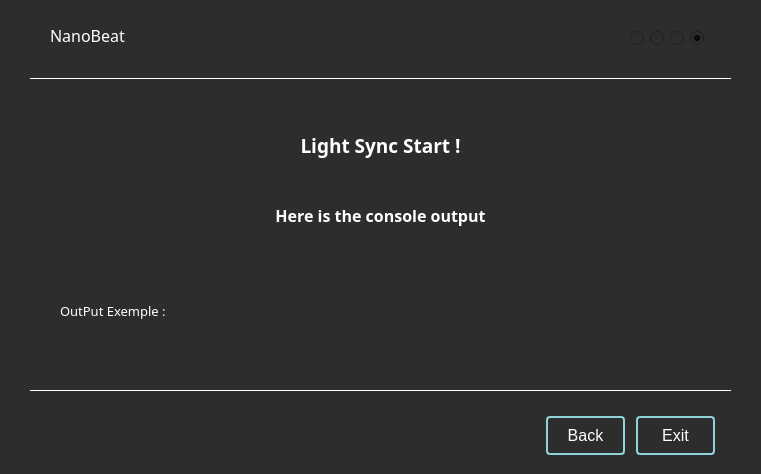
<?xml version="1.0" encoding="UTF-8"?>
<ui version="4.0">
 <class>MainWindow</class>
 <widget class="QMainWindow" name="MainWindow">
  <property name="enabled">
   <bool>true</bool>
  </property>
  <property name="geometry">
   <rect>
    <x>0</x>
    <y>0</y>
    <width>761</width>
    <height>474</height>
   </rect>
  </property>
  <property name="tabletTracking">
   <bool>false</bool>
  </property>
  <property name="windowTitle">
   <string>MainWindow</string>
  </property>
  <property name="styleSheet">
   <string notr="true">background-color:#2d2d2d;</string>
  </property>
  <widget class="QWidget" name="centralwidget">
   <property name="enabled">
    <bool>true</bool>
   </property>
   <property name="maximumSize">
    <size>
     <width>761</width>
     <height>16777215</height>
    </size>
   </property>
   <widget class="Line" name="line">
    <property name="geometry">
     <rect>
      <x>30</x>
      <y>70</y>
      <width>701</width>
      <height>16</height>
     </rect>
    </property>
    <property name="palette">
     <palette>
      <active>
       <colorrole role="WindowText">
        <brush brushstyle="SolidPattern">
         <color alpha="255">
          <red>255</red>
          <green>255</green>
          <blue>255</blue>
         </color>
        </brush>
       </colorrole>
       <colorrole role="Button">
        <brush brushstyle="SolidPattern">
         <color alpha="255">
          <red>45</red>
          <green>45</green>
          <blue>45</blue>
         </color>
        </brush>
       </colorrole>
       <colorrole role="Base">
        <brush brushstyle="SolidPattern">
         <color alpha="255">
          <red>45</red>
          <green>45</green>
          <blue>45</blue>
         </color>
        </brush>
       </colorrole>
       <colorrole role="Window">
        <brush brushstyle="SolidPattern">
         <color alpha="255">
          <red>45</red>
          <green>45</green>
          <blue>45</blue>
         </color>
        </brush>
       </colorrole>
      </active>
      <inactive>
       <colorrole role="WindowText">
        <brush brushstyle="SolidPattern">
         <color alpha="255">
          <red>255</red>
          <green>255</green>
          <blue>255</blue>
         </color>
        </brush>
       </colorrole>
       <colorrole role="Button">
        <brush brushstyle="SolidPattern">
         <color alpha="255">
          <red>45</red>
          <green>45</green>
          <blue>45</blue>
         </color>
        </brush>
       </colorrole>
       <colorrole role="Base">
        <brush brushstyle="SolidPattern">
         <color alpha="255">
          <red>45</red>
          <green>45</green>
          <blue>45</blue>
         </color>
        </brush>
       </colorrole>
       <colorrole role="Window">
        <brush brushstyle="SolidPattern">
         <color alpha="255">
          <red>45</red>
          <green>45</green>
          <blue>45</blue>
         </color>
        </brush>
       </colorrole>
      </inactive>
      <disabled>
       <colorrole role="WindowText">
        <brush brushstyle="SolidPattern">
         <color alpha="255">
          <red>120</red>
          <green>120</green>
          <blue>120</blue>
         </color>
        </brush>
       </colorrole>
       <colorrole role="Button">
        <brush brushstyle="SolidPattern">
         <color alpha="255">
          <red>45</red>
          <green>45</green>
          <blue>45</blue>
         </color>
        </brush>
       </colorrole>
       <colorrole role="Base">
        <brush brushstyle="SolidPattern">
         <color alpha="255">
          <red>45</red>
          <green>45</green>
          <blue>45</blue>
         </color>
        </brush>
       </colorrole>
       <colorrole role="Window">
        <brush brushstyle="SolidPattern">
         <color alpha="255">
          <red>45</red>
          <green>45</green>
          <blue>45</blue>
         </color>
        </brush>
       </colorrole>
      </disabled>
     </palette>
    </property>
    <property name="font">
     <font>
      <kerning>true</kerning>
     </font>
    </property>
    <property name="styleSheet">
     <string notr="true"/>
    </property>
    <property name="frameShadow">
     <enum>QFrame::Plain</enum>
    </property>
    <property name="lineWidth">
     <number>1</number>
    </property>
    <property name="orientation">
     <enum>Qt::Horizontal</enum>
    </property>
   </widget>
   <widget class="Line" name="line_2">
    <property name="geometry">
     <rect>
      <x>30</x>
      <y>380</y>
      <width>701</width>
      <height>20</height>
     </rect>
    </property>
    <property name="palette">
     <palette>
      <active>
       <colorrole role="WindowText">
        <brush brushstyle="SolidPattern">
         <color alpha="255">
          <red>255</red>
          <green>255</green>
          <blue>255</blue>
         </color>
        </brush>
       </colorrole>
       <colorrole role="Button">
        <brush brushstyle="SolidPattern">
         <color alpha="255">
          <red>45</red>
          <green>45</green>
          <blue>45</blue>
         </color>
        </brush>
       </colorrole>
       <colorrole role="Base">
        <brush brushstyle="SolidPattern">
         <color alpha="255">
          <red>45</red>
          <green>45</green>
          <blue>45</blue>
         </color>
        </brush>
       </colorrole>
       <colorrole role="Window">
        <brush brushstyle="SolidPattern">
         <color alpha="255">
          <red>45</red>
          <green>45</green>
          <blue>45</blue>
         </color>
        </brush>
       </colorrole>
      </active>
      <inactive>
       <colorrole role="WindowText">
        <brush brushstyle="SolidPattern">
         <color alpha="255">
          <red>255</red>
          <green>255</green>
          <blue>255</blue>
         </color>
        </brush>
       </colorrole>
       <colorrole role="Button">
        <brush brushstyle="SolidPattern">
         <color alpha="255">
          <red>45</red>
          <green>45</green>
          <blue>45</blue>
         </color>
        </brush>
       </colorrole>
       <colorrole role="Base">
        <brush brushstyle="SolidPattern">
         <color alpha="255">
          <red>45</red>
          <green>45</green>
          <blue>45</blue>
         </color>
        </brush>
       </colorrole>
       <colorrole role="Window">
        <brush brushstyle="SolidPattern">
         <color alpha="255">
          <red>45</red>
          <green>45</green>
          <blue>45</blue>
         </color>
        </brush>
       </colorrole>
      </inactive>
      <disabled>
       <colorrole role="WindowText">
        <brush brushstyle="SolidPattern">
         <color alpha="255">
          <red>120</red>
          <green>120</green>
          <blue>120</blue>
         </color>
        </brush>
       </colorrole>
       <colorrole role="Button">
        <brush brushstyle="SolidPattern">
         <color alpha="255">
          <red>45</red>
          <green>45</green>
          <blue>45</blue>
         </color>
        </brush>
       </colorrole>
       <colorrole role="Base">
        <brush brushstyle="SolidPattern">
         <color alpha="255">
          <red>45</red>
          <green>45</green>
          <blue>45</blue>
         </color>
        </brush>
       </colorrole>
       <colorrole role="Window">
        <brush brushstyle="SolidPattern">
         <color alpha="255">
          <red>45</red>
          <green>45</green>
          <blue>45</blue>
         </color>
        </brush>
       </colorrole>
      </disabled>
     </palette>
    </property>
    <property name="font">
     <font>
      <kerning>true</kerning>
     </font>
    </property>
    <property name="styleSheet">
     <string notr="true"/>
    </property>
    <property name="frameShadow">
     <enum>QFrame::Plain</enum>
    </property>
    <property name="lineWidth">
     <number>1</number>
    </property>
    <property name="orientation">
     <enum>Qt::Horizontal</enum>
    </property>
   </widget>
   <widget class="QLabel" name="label">
    <property name="geometry">
     <rect>
      <x>50</x>
      <y>20</y>
      <width>101</width>
      <height>31</height>
     </rect>
    </property>
    <property name="palette">
     <palette>
      <active>
       <colorrole role="WindowText">
        <brush brushstyle="SolidPattern">
         <color alpha="255">
          <red>255</red>
          <green>255</green>
          <blue>255</blue>
         </color>
        </brush>
       </colorrole>
       <colorrole role="Button">
        <brush brushstyle="SolidPattern">
         <color alpha="255">
          <red>45</red>
          <green>45</green>
          <blue>45</blue>
         </color>
        </brush>
       </colorrole>
       <colorrole role="Base">
        <brush brushstyle="SolidPattern">
         <color alpha="255">
          <red>45</red>
          <green>45</green>
          <blue>45</blue>
         </color>
        </brush>
       </colorrole>
       <colorrole role="Window">
        <brush brushstyle="SolidPattern">
         <color alpha="255">
          <red>45</red>
          <green>45</green>
          <blue>45</blue>
         </color>
        </brush>
       </colorrole>
      </active>
      <inactive>
       <colorrole role="WindowText">
        <brush brushstyle="SolidPattern">
         <color alpha="255">
          <red>255</red>
          <green>255</green>
          <blue>255</blue>
         </color>
        </brush>
       </colorrole>
       <colorrole role="Button">
        <brush brushstyle="SolidPattern">
         <color alpha="255">
          <red>45</red>
          <green>45</green>
          <blue>45</blue>
         </color>
        </brush>
       </colorrole>
       <colorrole role="Base">
        <brush brushstyle="SolidPattern">
         <color alpha="255">
          <red>45</red>
          <green>45</green>
          <blue>45</blue>
         </color>
        </brush>
       </colorrole>
       <colorrole role="Window">
        <brush brushstyle="SolidPattern">
         <color alpha="255">
          <red>45</red>
          <green>45</green>
          <blue>45</blue>
         </color>
        </brush>
       </colorrole>
      </inactive>
      <disabled>
       <colorrole role="WindowText">
        <brush brushstyle="SolidPattern">
         <color alpha="255">
          <red>120</red>
          <green>120</green>
          <blue>120</blue>
         </color>
        </brush>
       </colorrole>
       <colorrole role="Button">
        <brush brushstyle="SolidPattern">
         <color alpha="255">
          <red>45</red>
          <green>45</green>
          <blue>45</blue>
         </color>
        </brush>
       </colorrole>
       <colorrole role="Base">
        <brush brushstyle="SolidPattern">
         <color alpha="255">
          <red>45</red>
          <green>45</green>
          <blue>45</blue>
         </color>
        </brush>
       </colorrole>
       <colorrole role="Window">
        <brush brushstyle="SolidPattern">
         <color alpha="255">
          <red>45</red>
          <green>45</green>
          <blue>45</blue>
         </color>
        </brush>
       </colorrole>
      </disabled>
     </palette>
    </property>
    <property name="font">
     <font>
      <family>Montserrat Medium</family>
      <pointsize>12</pointsize>
     </font>
    </property>
    <property name="text">
     <string>NanoBeat</string>
    </property>
   </widget>
   <widget class="QRadioButton" name="radioButton">
    <property name="geometry">
     <rect>
      <x>630</x>
      <y>30</y>
      <width>16</width>
      <height>17</height>
     </rect>
    </property>
    <property name="palette">
     <palette>
      <active>
       <colorrole role="WindowText">
        <brush brushstyle="SolidPattern">
         <color alpha="255">
          <red>0</red>
          <green>0</green>
          <blue>0</blue>
         </color>
        </brush>
       </colorrole>
       <colorrole role="Button">
        <brush brushstyle="SolidPattern">
         <color alpha="255">
          <red>45</red>
          <green>45</green>
          <blue>45</blue>
         </color>
        </brush>
       </colorrole>
       <colorrole role="Light">
        <brush brushstyle="SolidPattern">
         <color alpha="255">
          <red>127</red>
          <green>255</green>
          <blue>191</blue>
         </color>
        </brush>
       </colorrole>
       <colorrole role="Midlight">
        <brush brushstyle="SolidPattern">
         <color alpha="255">
          <red>63</red>
          <green>255</green>
          <blue>159</blue>
         </color>
        </brush>
       </colorrole>
       <colorrole role="Dark">
        <brush brushstyle="SolidPattern">
         <color alpha="255">
          <red>0</red>
          <green>127</green>
          <blue>63</blue>
         </color>
        </brush>
       </colorrole>
       <colorrole role="Mid">
        <brush brushstyle="SolidPattern">
         <color alpha="255">
          <red>0</red>
          <green>170</green>
          <blue>85</blue>
         </color>
        </brush>
       </colorrole>
       <colorrole role="Text">
        <brush brushstyle="SolidPattern">
         <color alpha="255">
          <red>0</red>
          <green>0</green>
          <blue>0</blue>
         </color>
        </brush>
       </colorrole>
       <colorrole role="BrightText">
        <brush brushstyle="SolidPattern">
         <color alpha="255">
          <red>255</red>
          <green>255</green>
          <blue>255</blue>
         </color>
        </brush>
       </colorrole>
       <colorrole role="ButtonText">
        <brush brushstyle="SolidPattern">
         <color alpha="255">
          <red>0</red>
          <green>0</green>
          <blue>0</blue>
         </color>
        </brush>
       </colorrole>
       <colorrole role="Base">
        <brush brushstyle="SolidPattern">
         <color alpha="255">
          <red>45</red>
          <green>45</green>
          <blue>45</blue>
         </color>
        </brush>
       </colorrole>
       <colorrole role="Window">
        <brush brushstyle="SolidPattern">
         <color alpha="255">
          <red>45</red>
          <green>45</green>
          <blue>45</blue>
         </color>
        </brush>
       </colorrole>
       <colorrole role="Shadow">
        <brush brushstyle="SolidPattern">
         <color alpha="255">
          <red>0</red>
          <green>0</green>
          <blue>0</blue>
         </color>
        </brush>
       </colorrole>
       <colorrole role="AlternateBase">
        <brush brushstyle="SolidPattern">
         <color alpha="255">
          <red>127</red>
          <green>255</green>
          <blue>191</blue>
         </color>
        </brush>
       </colorrole>
       <colorrole role="ToolTipBase">
        <brush brushstyle="SolidPattern">
         <color alpha="255">
          <red>255</red>
          <green>255</green>
          <blue>220</blue>
         </color>
        </brush>
       </colorrole>
       <colorrole role="ToolTipText">
        <brush brushstyle="SolidPattern">
         <color alpha="255">
          <red>0</red>
          <green>0</green>
          <blue>0</blue>
         </color>
        </brush>
       </colorrole>
       <colorrole role="PlaceholderText">
        <brush brushstyle="SolidPattern">
         <color alpha="128">
          <red>0</red>
          <green>0</green>
          <blue>0</blue>
         </color>
        </brush>
       </colorrole>
      </active>
      <inactive>
       <colorrole role="WindowText">
        <brush brushstyle="SolidPattern">
         <color alpha="255">
          <red>0</red>
          <green>0</green>
          <blue>0</blue>
         </color>
        </brush>
       </colorrole>
       <colorrole role="Button">
        <brush brushstyle="SolidPattern">
         <color alpha="255">
          <red>45</red>
          <green>45</green>
          <blue>45</blue>
         </color>
        </brush>
       </colorrole>
       <colorrole role="Light">
        <brush brushstyle="SolidPattern">
         <color alpha="255">
          <red>127</red>
          <green>255</green>
          <blue>191</blue>
         </color>
        </brush>
       </colorrole>
       <colorrole role="Midlight">
        <brush brushstyle="SolidPattern">
         <color alpha="255">
          <red>63</red>
          <green>255</green>
          <blue>159</blue>
         </color>
        </brush>
       </colorrole>
       <colorrole role="Dark">
        <brush brushstyle="SolidPattern">
         <color alpha="255">
          <red>0</red>
          <green>127</green>
          <blue>63</blue>
         </color>
        </brush>
       </colorrole>
       <colorrole role="Mid">
        <brush brushstyle="SolidPattern">
         <color alpha="255">
          <red>0</red>
          <green>170</green>
          <blue>85</blue>
         </color>
        </brush>
       </colorrole>
       <colorrole role="Text">
        <brush brushstyle="SolidPattern">
         <color alpha="255">
          <red>0</red>
          <green>0</green>
          <blue>0</blue>
         </color>
        </brush>
       </colorrole>
       <colorrole role="BrightText">
        <brush brushstyle="SolidPattern">
         <color alpha="255">
          <red>255</red>
          <green>255</green>
          <blue>255</blue>
         </color>
        </brush>
       </colorrole>
       <colorrole role="ButtonText">
        <brush brushstyle="SolidPattern">
         <color alpha="255">
          <red>0</red>
          <green>0</green>
          <blue>0</blue>
         </color>
        </brush>
       </colorrole>
       <colorrole role="Base">
        <brush brushstyle="SolidPattern">
         <color alpha="255">
          <red>45</red>
          <green>45</green>
          <blue>45</blue>
         </color>
        </brush>
       </colorrole>
       <colorrole role="Window">
        <brush brushstyle="SolidPattern">
         <color alpha="255">
          <red>45</red>
          <green>45</green>
          <blue>45</blue>
         </color>
        </brush>
       </colorrole>
       <colorrole role="Shadow">
        <brush brushstyle="SolidPattern">
         <color alpha="255">
          <red>0</red>
          <green>0</green>
          <blue>0</blue>
         </color>
        </brush>
       </colorrole>
       <colorrole role="AlternateBase">
        <brush brushstyle="SolidPattern">
         <color alpha="255">
          <red>127</red>
          <green>255</green>
          <blue>191</blue>
         </color>
        </brush>
       </colorrole>
       <colorrole role="ToolTipBase">
        <brush brushstyle="SolidPattern">
         <color alpha="255">
          <red>255</red>
          <green>255</green>
          <blue>220</blue>
         </color>
        </brush>
       </colorrole>
       <colorrole role="ToolTipText">
        <brush brushstyle="SolidPattern">
         <color alpha="255">
          <red>0</red>
          <green>0</green>
          <blue>0</blue>
         </color>
        </brush>
       </colorrole>
       <colorrole role="PlaceholderText">
        <brush brushstyle="SolidPattern">
         <color alpha="128">
          <red>0</red>
          <green>0</green>
          <blue>0</blue>
         </color>
        </brush>
       </colorrole>
      </inactive>
      <disabled>
       <colorrole role="WindowText">
        <brush brushstyle="SolidPattern">
         <color alpha="255">
          <red>0</red>
          <green>127</green>
          <blue>63</blue>
         </color>
        </brush>
       </colorrole>
       <colorrole role="Button">
        <brush brushstyle="SolidPattern">
         <color alpha="255">
          <red>45</red>
          <green>45</green>
          <blue>45</blue>
         </color>
        </brush>
       </colorrole>
       <colorrole role="Light">
        <brush brushstyle="SolidPattern">
         <color alpha="255">
          <red>127</red>
          <green>255</green>
          <blue>191</blue>
         </color>
        </brush>
       </colorrole>
       <colorrole role="Midlight">
        <brush brushstyle="SolidPattern">
         <color alpha="255">
          <red>63</red>
          <green>255</green>
          <blue>159</blue>
         </color>
        </brush>
       </colorrole>
       <colorrole role="Dark">
        <brush brushstyle="SolidPattern">
         <color alpha="255">
          <red>0</red>
          <green>127</green>
          <blue>63</blue>
         </color>
        </brush>
       </colorrole>
       <colorrole role="Mid">
        <brush brushstyle="SolidPattern">
         <color alpha="255">
          <red>0</red>
          <green>170</green>
          <blue>85</blue>
         </color>
        </brush>
       </colorrole>
       <colorrole role="Text">
        <brush brushstyle="SolidPattern">
         <color alpha="255">
          <red>0</red>
          <green>127</green>
          <blue>63</blue>
         </color>
        </brush>
       </colorrole>
       <colorrole role="BrightText">
        <brush brushstyle="SolidPattern">
         <color alpha="255">
          <red>255</red>
          <green>255</green>
          <blue>255</blue>
         </color>
        </brush>
       </colorrole>
       <colorrole role="ButtonText">
        <brush brushstyle="SolidPattern">
         <color alpha="255">
          <red>0</red>
          <green>127</green>
          <blue>63</blue>
         </color>
        </brush>
       </colorrole>
       <colorrole role="Base">
        <brush brushstyle="SolidPattern">
         <color alpha="255">
          <red>45</red>
          <green>45</green>
          <blue>45</blue>
         </color>
        </brush>
       </colorrole>
       <colorrole role="Window">
        <brush brushstyle="SolidPattern">
         <color alpha="255">
          <red>45</red>
          <green>45</green>
          <blue>45</blue>
         </color>
        </brush>
       </colorrole>
       <colorrole role="Shadow">
        <brush brushstyle="SolidPattern">
         <color alpha="255">
          <red>0</red>
          <green>0</green>
          <blue>0</blue>
         </color>
        </brush>
       </colorrole>
       <colorrole role="AlternateBase">
        <brush brushstyle="SolidPattern">
         <color alpha="255">
          <red>0</red>
          <green>255</green>
          <blue>127</blue>
         </color>
        </brush>
       </colorrole>
       <colorrole role="ToolTipBase">
        <brush brushstyle="SolidPattern">
         <color alpha="255">
          <red>255</red>
          <green>255</green>
          <blue>220</blue>
         </color>
        </brush>
       </colorrole>
       <colorrole role="ToolTipText">
        <brush brushstyle="SolidPattern">
         <color alpha="255">
          <red>0</red>
          <green>0</green>
          <blue>0</blue>
         </color>
        </brush>
       </colorrole>
       <colorrole role="PlaceholderText">
        <brush brushstyle="SolidPattern">
         <color alpha="128">
          <red>0</red>
          <green>0</green>
          <blue>0</blue>
         </color>
        </brush>
       </colorrole>
      </disabled>
     </palette>
    </property>
    <property name="text">
     <string/>
    </property>
    <property name="checkable">
     <bool>false</bool>
    </property>
    <property name="checked">
     <bool>false</bool>
    </property>
   </widget>
   <widget class="QRadioButton" name="radioButton_2">
    <property name="geometry">
     <rect>
      <x>650</x>
      <y>30</y>
      <width>16</width>
      <height>17</height>
     </rect>
    </property>
    <property name="text">
     <string/>
    </property>
    <property name="checkable">
     <bool>false</bool>
    </property>
   </widget>
   <widget class="QRadioButton" name="radioButton_3">
    <property name="geometry">
     <rect>
      <x>670</x>
      <y>30</y>
      <width>16</width>
      <height>17</height>
     </rect>
    </property>
    <property name="text">
     <string/>
    </property>
    <property name="checkable">
     <bool>false</bool>
    </property>
   </widget>
   <widget class="QRadioButton" name="radioButton_4">
    <property name="geometry">
     <rect>
      <x>690</x>
      <y>30</y>
      <width>16</width>
      <height>17</height>
     </rect>
    </property>
    <property name="text">
     <string/>
    </property>
    <property name="checkable">
     <bool>true</bool>
    </property>
    <property name="checked">
     <bool>true</bool>
    </property>
   </widget>
   <widget class="QLabel" name="label_2">
    <property name="geometry">
     <rect>
      <x>280</x>
      <y>120</y>
      <width>201</width>
      <height>51</height>
     </rect>
    </property>
    <property name="palette">
     <palette>
      <active>
       <colorrole role="WindowText">
        <brush brushstyle="SolidPattern">
         <color alpha="255">
          <red>255</red>
          <green>255</green>
          <blue>255</blue>
         </color>
        </brush>
       </colorrole>
       <colorrole role="Button">
        <brush brushstyle="SolidPattern">
         <color alpha="255">
          <red>45</red>
          <green>45</green>
          <blue>45</blue>
         </color>
        </brush>
       </colorrole>
       <colorrole role="Base">
        <brush brushstyle="SolidPattern">
         <color alpha="255">
          <red>45</red>
          <green>45</green>
          <blue>45</blue>
         </color>
        </brush>
       </colorrole>
       <colorrole role="Window">
        <brush brushstyle="SolidPattern">
         <color alpha="255">
          <red>45</red>
          <green>45</green>
          <blue>45</blue>
         </color>
        </brush>
       </colorrole>
      </active>
      <inactive>
       <colorrole role="WindowText">
        <brush brushstyle="SolidPattern">
         <color alpha="255">
          <red>255</red>
          <green>255</green>
          <blue>255</blue>
         </color>
        </brush>
       </colorrole>
       <colorrole role="Button">
        <brush brushstyle="SolidPattern">
         <color alpha="255">
          <red>45</red>
          <green>45</green>
          <blue>45</blue>
         </color>
        </brush>
       </colorrole>
       <colorrole role="Base">
        <brush brushstyle="SolidPattern">
         <color alpha="255">
          <red>45</red>
          <green>45</green>
          <blue>45</blue>
         </color>
        </brush>
       </colorrole>
       <colorrole role="Window">
        <brush brushstyle="SolidPattern">
         <color alpha="255">
          <red>45</red>
          <green>45</green>
          <blue>45</blue>
         </color>
        </brush>
       </colorrole>
      </inactive>
      <disabled>
       <colorrole role="WindowText">
        <brush brushstyle="SolidPattern">
         <color alpha="255">
          <red>120</red>
          <green>120</green>
          <blue>120</blue>
         </color>
        </brush>
       </colorrole>
       <colorrole role="Button">
        <brush brushstyle="SolidPattern">
         <color alpha="255">
          <red>45</red>
          <green>45</green>
          <blue>45</blue>
         </color>
        </brush>
       </colorrole>
       <colorrole role="Base">
        <brush brushstyle="SolidPattern">
         <color alpha="255">
          <red>45</red>
          <green>45</green>
          <blue>45</blue>
         </color>
        </brush>
       </colorrole>
       <colorrole role="Window">
        <brush brushstyle="SolidPattern">
         <color alpha="255">
          <red>45</red>
          <green>45</green>
          <blue>45</blue>
         </color>
        </brush>
       </colorrole>
      </disabled>
     </palette>
    </property>
    <property name="font">
     <font>
      <family>Montserrat SemiBold</family>
      <pointsize>14</pointsize>
      <weight>75</weight>
      <bold>true</bold>
     </font>
    </property>
    <property name="text">
     <string>Light Sync Start !</string>
    </property>
    <property name="alignment">
     <set>Qt::AlignCenter</set>
    </property>
   </widget>
   <widget class="QPushButton" name="pushButton_4">
    <property name="geometry">
     <rect>
      <x>540</x>
      <y>410</y>
      <width>91</width>
      <height>51</height>
     </rect>
    </property>
    <property name="styleSheet">
     <string notr="true">#pushButton_4
 {
  background-color: #8ed4d9; /* Green */
  border: none;
  color: white;
  padding: 10px 17px;
  text-align: center;
  text-decoration: none;
  font-size: 16px;

  margin: 6px 6px;
  background-color: #2d2d2d; 
  color: white; 
  border: 2px solid #8ed4d9;
  border-radius: 4px;
}
</string>
    </property>
    <property name="text">
     <string>Back</string>
    </property>
   </widget>
   <widget class="QLabel" name="label_3">
    <property name="geometry">
     <rect>
      <x>260</x>
      <y>190</y>
      <width>241</width>
      <height>51</height>
     </rect>
    </property>
    <property name="palette">
     <palette>
      <active>
       <colorrole role="WindowText">
        <brush brushstyle="SolidPattern">
         <color alpha="255">
          <red>255</red>
          <green>255</green>
          <blue>255</blue>
         </color>
        </brush>
       </colorrole>
       <colorrole role="Button">
        <brush brushstyle="SolidPattern">
         <color alpha="255">
          <red>45</red>
          <green>45</green>
          <blue>45</blue>
         </color>
        </brush>
       </colorrole>
       <colorrole role="Base">
        <brush brushstyle="SolidPattern">
         <color alpha="255">
          <red>45</red>
          <green>45</green>
          <blue>45</blue>
         </color>
        </brush>
       </colorrole>
       <colorrole role="Window">
        <brush brushstyle="SolidPattern">
         <color alpha="255">
          <red>45</red>
          <green>45</green>
          <blue>45</blue>
         </color>
        </brush>
       </colorrole>
      </active>
      <inactive>
       <colorrole role="WindowText">
        <brush brushstyle="SolidPattern">
         <color alpha="255">
          <red>255</red>
          <green>255</green>
          <blue>255</blue>
         </color>
        </brush>
       </colorrole>
       <colorrole role="Button">
        <brush brushstyle="SolidPattern">
         <color alpha="255">
          <red>45</red>
          <green>45</green>
          <blue>45</blue>
         </color>
        </brush>
       </colorrole>
       <colorrole role="Base">
        <brush brushstyle="SolidPattern">
         <color alpha="255">
          <red>45</red>
          <green>45</green>
          <blue>45</blue>
         </color>
        </brush>
       </colorrole>
       <colorrole role="Window">
        <brush brushstyle="SolidPattern">
         <color alpha="255">
          <red>45</red>
          <green>45</green>
          <blue>45</blue>
         </color>
        </brush>
       </colorrole>
      </inactive>
      <disabled>
       <colorrole role="WindowText">
        <brush brushstyle="SolidPattern">
         <color alpha="255">
          <red>120</red>
          <green>120</green>
          <blue>120</blue>
         </color>
        </brush>
       </colorrole>
       <colorrole role="Button">
        <brush brushstyle="SolidPattern">
         <color alpha="255">
          <red>45</red>
          <green>45</green>
          <blue>45</blue>
         </color>
        </brush>
       </colorrole>
       <colorrole role="Base">
        <brush brushstyle="SolidPattern">
         <color alpha="255">
          <red>45</red>
          <green>45</green>
          <blue>45</blue>
         </color>
        </brush>
       </colorrole>
       <colorrole role="Window">
        <brush brushstyle="SolidPattern">
         <color alpha="255">
          <red>45</red>
          <green>45</green>
          <blue>45</blue>
         </color>
        </brush>
       </colorrole>
      </disabled>
     </palette>
    </property>
    <property name="font">
     <font>
      <family>Montserrat SemiBold</family>
      <pointsize>12</pointsize>
      <weight>75</weight>
      <bold>true</bold>
     </font>
    </property>
    <property name="text">
     <string>Here is the console output</string>
    </property>
    <property name="alignment">
     <set>Qt::AlignCenter</set>
    </property>
   </widget>
   <widget class="QLabel" name="label_4">
    <property name="geometry">
     <rect>
      <x>60</x>
      <y>290</y>
      <width>651</width>
      <height>41</height>
     </rect>
    </property>
    <property name="font">
     <font>
      <family>Montserrat</family>
      <pointsize>10</pointsize>
     </font>
    </property>
    <property name="styleSheet">
     <string notr="true">#label_4 {
color:white;
}</string>
    </property>
    <property name="text">
     <string>OutPut Exemple :</string>
    </property>
   </widget>
   <widget class="QPushButton" name="pushButton_5">
    <property name="geometry">
     <rect>
      <x>630</x>
      <y>410</y>
      <width>91</width>
      <height>51</height>
     </rect>
    </property>
    <property name="styleSheet">
     <string notr="true">#pushButton_5
 {
  background-color: #8ed4d9; /* Green */
  border: none;
  color: white;
  padding: 10px 17px;
  text-align: center;
  text-decoration: none;
  font-size: 16px;

  margin: 6px 6px;
  background-color: #2d2d2d; 
  color: white; 
  border: 2px solid #8ed4d9;
  border-radius: 4px;
}
</string>
    </property>
    <property name="text">
     <string>Exit</string>
    </property>
   </widget>
  </widget>
 </widget>
 <resources/>
 <connections/>
</ui>
